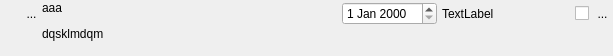
<?xml version="1.0" encoding="UTF-8"?>
<ui version="4.0">
 <class>WidgetSimpDate</class>
 <widget class="QWidget" name="WidgetSimpDate">
  <property name="geometry">
   <rect>
    <x>0</x>
    <y>0</y>
    <width>613</width>
    <height>56</height>
   </rect>
  </property>
  <property name="sizePolicy">
   <sizepolicy hsizetype="Preferred" vsizetype="Minimum">
    <horstretch>0</horstretch>
    <verstretch>0</verstretch>
   </sizepolicy>
  </property>
  <property name="minimumSize">
   <size>
    <width>0</width>
    <height>0</height>
   </size>
  </property>
  <property name="maximumSize">
   <size>
    <width>1677721</width>
    <height>60</height>
   </size>
  </property>
  <property name="windowTitle">
   <string>Form</string>
  </property>
  <layout class="QHBoxLayout" name="horizontalLayout_3">
   <property name="spacing">
    <number>0</number>
   </property>
   <property name="leftMargin">
    <number>0</number>
   </property>
   <property name="topMargin">
    <number>1</number>
   </property>
   <property name="rightMargin">
    <number>0</number>
   </property>
   <property name="bottomMargin">
    <number>1</number>
   </property>
   <item>
    <layout class="QVBoxLayout" name="verticalLayout_2">
     <property name="spacing">
      <number>0</number>
     </property>
     <item>
      <layout class="QHBoxLayout" name="horizontalLayout">
       <property name="spacing">
        <number>0</number>
       </property>
       <property name="sizeConstraint">
        <enum>QLayout::SetFixedSize</enum>
       </property>
       <item>
        <spacer name="horizontalSpacer_3">
         <property name="orientation">
          <enum>Qt::Horizontal</enum>
         </property>
         <property name="sizeType">
          <enum>QSizePolicy::Fixed</enum>
         </property>
         <property name="sizeHint" stdset="0">
          <size>
           <width>21</width>
           <height>20</height>
          </size>
         </property>
        </spacer>
       </item>
       <item>
        <widget class="MonBoutonValide" name="RBValide">
         <property name="minimumSize">
          <size>
           <width>21</width>
           <height>25</height>
          </size>
         </property>
         <property name="maximumSize">
          <size>
           <width>21</width>
           <height>25</height>
          </size>
         </property>
         <property name="focusPolicy">
          <enum>Qt::ClickFocus</enum>
         </property>
         <property name="toolTip">
          <string>Affiche le rapport de validation du mot-clef</string>
         </property>
         <property name="styleSheet">
          <string notr="true">border : 0px</string>
         </property>
         <property name="text">
          <string>...</string>
         </property>
         <property name="icon">
          <iconset>
           <normaloff>../Editeur/icons/ast-green-ball.png</normaloff>../Editeur/icons/ast-green-ball.png</iconset>
         </property>
         <property name="iconSize">
          <size>
           <width>25</width>
           <height>25</height>
          </size>
         </property>
        </widget>
       </item>
      </layout>
     </item>
     <item>
      <spacer name="verticalSpacer">
       <property name="orientation">
        <enum>Qt::Vertical</enum>
       </property>
       <property name="sizeHint" stdset="0">
        <size>
         <width>20</width>
         <height>5</height>
        </size>
       </property>
      </spacer>
     </item>
    </layout>
   </item>
   <item>
    <widget class="MonLabelClic" name="label">
     <property name="sizePolicy">
      <sizepolicy hsizetype="Fixed" vsizetype="Preferred">
       <horstretch>0</horstretch>
       <verstretch>0</verstretch>
      </sizepolicy>
     </property>
     <property name="minimumSize">
      <size>
       <width>300</width>
       <height>25</height>
      </size>
     </property>
     <property name="maximumSize">
      <size>
       <width>178</width>
       <height>16777215</height>
      </size>
     </property>
     <property name="frameShape">
      <enum>QFrame::NoFrame</enum>
     </property>
     <property name="text">
      <string>&lt;html&gt;&lt;head/&gt;&lt;body&gt;&lt;p&gt;aaa&lt;/p&gt;&lt;p&gt;dqsklmdqm&lt;/p&gt;&lt;/body&gt;&lt;/html&gt;</string>
     </property>
     <property name="scaledContents">
      <bool>false</bool>
     </property>
     <property name="alignment">
      <set>Qt::AlignLeading|Qt::AlignLeft|Qt::AlignTop</set>
     </property>
    </widget>
   </item>
   <item>
    <layout class="QVBoxLayout" name="verticalLayout">
     <property name="spacing">
      <number>0</number>
     </property>
     <item>
      <layout class="QHBoxLayout" name="horizontalLayout_2">
       <item>
        <widget class="QDateEdit" name="te_date"/>
       </item>
       <item>
        <spacer name="horizontalSpacer">
         <property name="orientation">
          <enum>Qt::Horizontal</enum>
         </property>
         <property name="sizeType">
          <enum>QSizePolicy::Fixed</enum>
         </property>
         <property name="sizeHint" stdset="0">
          <size>
           <width>5</width>
           <height>20</height>
          </size>
         </property>
        </spacer>
       </item>
       <item>
        <widget class="QLabel" name="lineEditUnite">
         <property name="sizePolicy">
          <sizepolicy hsizetype="MinimumExpanding" vsizetype="Preferred">
           <horstretch>0</horstretch>
           <verstretch>0</verstretch>
          </sizepolicy>
         </property>
         <property name="text">
          <string>TextLabel</string>
         </property>
        </widget>
       </item>
       <item>
        <spacer name="horizontalSpacer_2">
         <property name="orientation">
          <enum>Qt::Horizontal</enum>
         </property>
         <property name="sizeType">
          <enum>QSizePolicy::Minimum</enum>
         </property>
         <property name="sizeHint" stdset="0">
          <size>
           <width>5</width>
           <height>20</height>
          </size>
         </property>
        </spacer>
       </item>
       <item>
        <widget class="QCheckBox" name="checkBoxUQ">
         <property name="sizePolicy">
          <sizepolicy hsizetype="Fixed" vsizetype="Fixed">
           <horstretch>0</horstretch>
           <verstretch>0</verstretch>
          </sizepolicy>
         </property>
         <property name="toolTip">
          <string>Active le parametre comme variable UQ</string>
         </property>
         <property name="text">
          <string/>
         </property>
        </widget>
       </item>
       <item>
        <spacer name="horizontalSpacer_4">
         <property name="orientation">
          <enum>Qt::Horizontal</enum>
         </property>
         <property name="sizeType">
          <enum>QSizePolicy::Fixed</enum>
         </property>
         <property name="sizeHint" stdset="0">
          <size>
           <width>3</width>
           <height>20</height>
          </size>
         </property>
        </spacer>
       </item>
       <item>
        <widget class="QToolButton" name="RBPoubelle">
         <property name="minimumSize">
          <size>
           <width>21</width>
           <height>25</height>
          </size>
         </property>
         <property name="maximumSize">
          <size>
           <width>21</width>
           <height>25</height>
          </size>
         </property>
         <property name="focusPolicy">
          <enum>Qt::ClickFocus</enum>
         </property>
         <property name="toolTip">
          <string>Détruit le mot-clef</string>
         </property>
         <property name="styleSheet">
          <string notr="true">border : 0px</string>
         </property>
         <property name="text">
          <string>...</string>
         </property>
         <property name="icon">
          <iconset>
           <normaloff>../Editeur/icons/deleteRond.png</normaloff>../Editeur/icons/deleteRond.png</iconset>
         </property>
         <property name="iconSize">
          <size>
           <width>25</width>
           <height>25</height>
          </size>
         </property>
        </widget>
       </item>
      </layout>
     </item>
     <item>
      <spacer name="verticalSpacer_2">
       <property name="orientation">
        <enum>Qt::Vertical</enum>
       </property>
       <property name="sizeHint" stdset="0">
        <size>
         <width>20</width>
         <height>5</height>
        </size>
       </property>
      </spacer>
     </item>
    </layout>
   </item>
  </layout>
 </widget>
 <customwidgets>
  <customwidget>
   <class>MonLabelClic</class>
   <extends>QLabel</extends>
   <header>monLabelClic.h</header>
  </customwidget>
  <customwidget>
   <class>MonBoutonValide</class>
   <extends>QToolButton</extends>
   <header>monBoutonValide.h</header>
  </customwidget>
 </customwidgets>
 <resources/>
 <connections/>
</ui>
